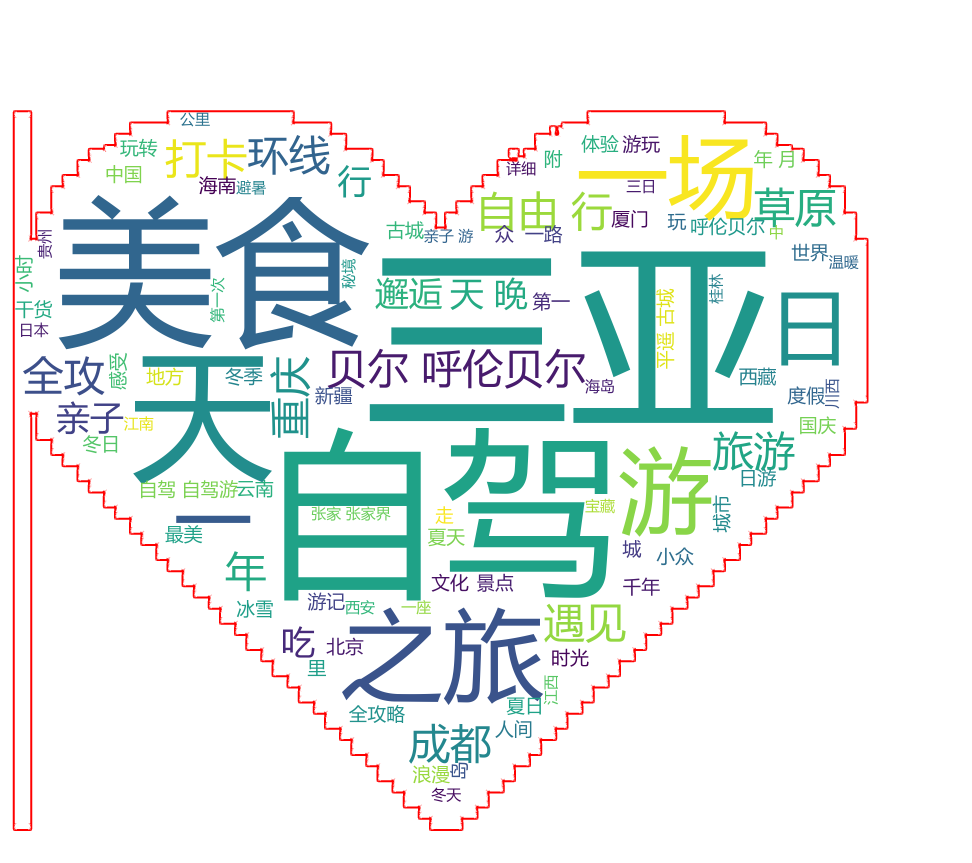
#> input picture myapp/travel/pic-eat.png, 3885 x 3450 px (shown at 1/4 size); its folder holds 6 pictures in this run
$ python -i ppt.py   (imports and definitions only)
#> lines starting #> are read from the running program, lines starting #| are printed output that depends on the picture
import cv2
import glob
import re
import shutil
def pptx_():
    #處理圖片
    pic= cv2.imread('pic-eat.png')
#> pic is the input picture: shape (3450, 3885, 3); mean B, G, R 235.4, 237.2, 229.1
    roi  = cv2.resize(pic,(650,500))
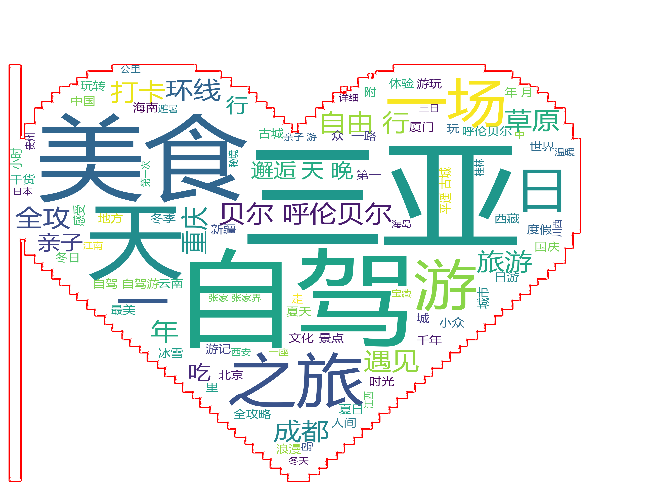
#> roi: shape (500, 650, 3); mean B, G, R 235.2, 237.1, 229.1
    cv2.imwrite('pic-eat.png',roi)


    #檔名
    myfiles = glob.glob('*.png')  #正則排除heart.png
    re_myfiles =[]
    for i in myfiles:
        try:
            result=re.search('.+-.+', i)
            re_myfiles.append(result.group())
        except:
            pass
    z0=list(map(lambda x: x.split('-')[0],re_myfiles))
    z1=list(map(lambda x: x.split('-')[1][:-4],re_myfiles))
    dic_z=dict(zip(z0,z1))


    dest = shutil.copy('area-三亚.png','area.png')
    pic1= cv2.imread('area.png')
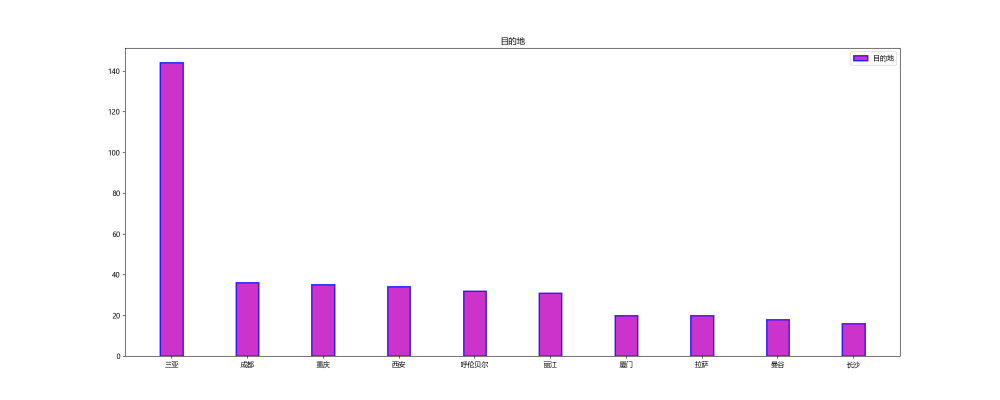
#> input picture myapp/travel/area.png, 2000 x 800 px (shown at 1/2 size)
#> pic1 is the input picture: shape (800, 2000, 3); mean B, G, R 251.7, 243.9, 250.3
    top_y=0
    bottom_y=800
    left_x=200
    right_x=2000
    pic1 = pic1[top_y:bottom_y, left_x:right_x]
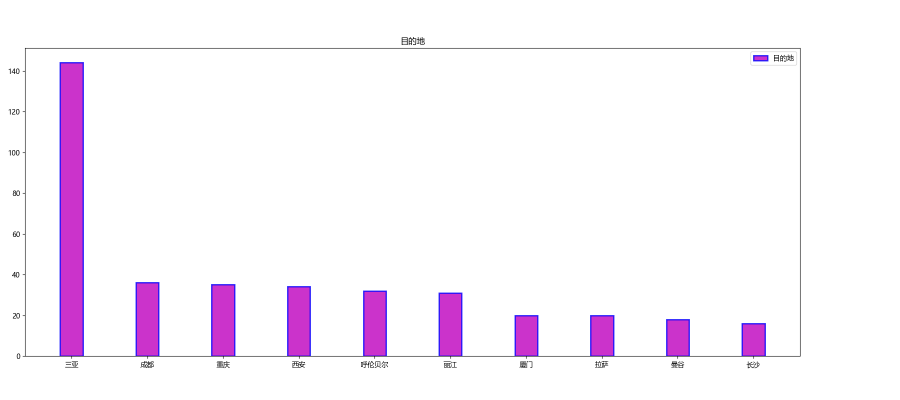
#> pic1: shape (800, 1800, 3) (shown at 1/2 size); mean B, G, R 251.3, 242.7, 249.8
    roi1  = cv2.resize(pic1,(650,500))
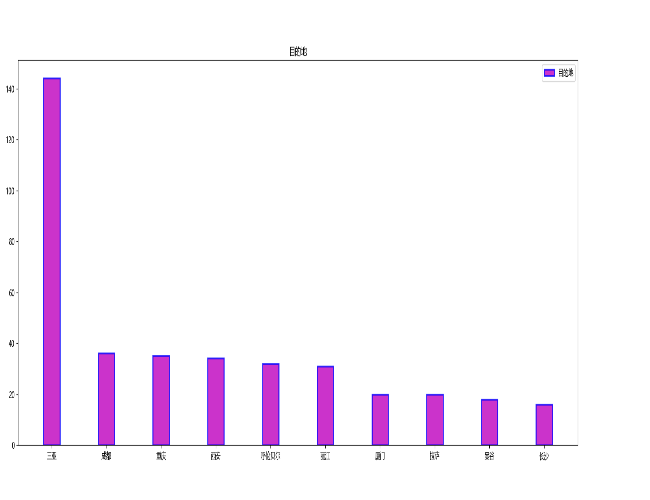
#> roi1: shape (500, 650, 3); mean B, G, R 251.3, 242.7, 249.8
    cv2.imwrite('area.png',roi1)


    dest = shutil.copy('play-三五好友.png','play.png')
    pic2= cv2.imread('play.png')
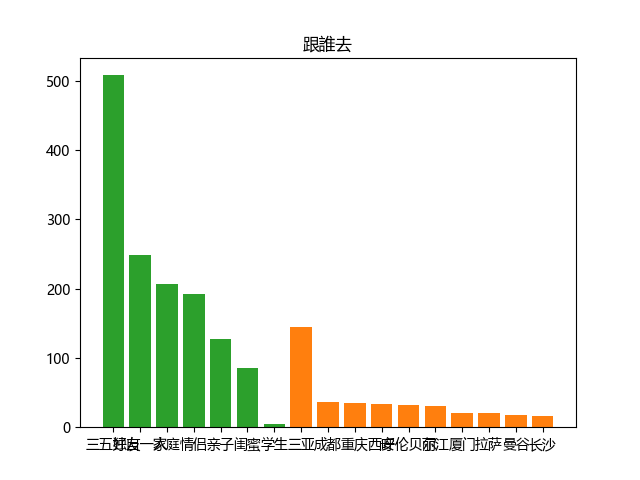
#> input picture myapp/travel/play.png, 640 x 480 px
#> pic2 is the input picture: shape (480, 640, 3); mean B, G, R 232.3, 242.1, 236.8
    roi2  = cv2.resize(pic2,(650,500))
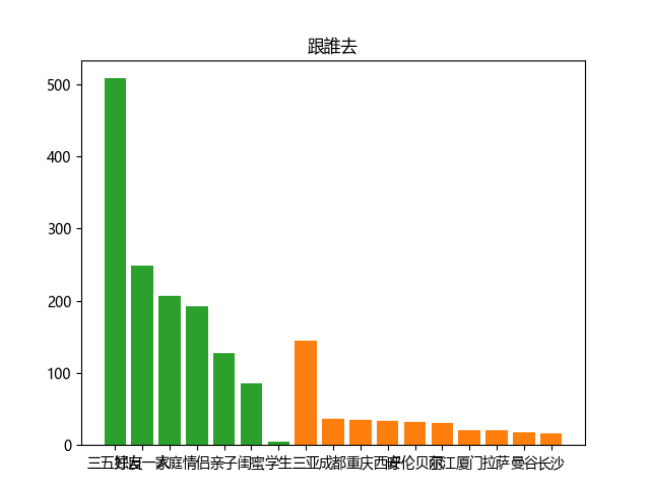
#> roi2: shape (500, 650, 3); mean B, G, R 232.3, 242.1, 236.8
    cv2.imwrite('play.png',roi2)


    from pptx import Presentation
    from pptx.chart.data import ChartData
    from pptx.enum.chart import XL_CHART_TYPE
    from pptx.util import Inches
    from pptx.util import Cm, Pt


#> (the run stopped early here; a loop or call above may not have finished)
